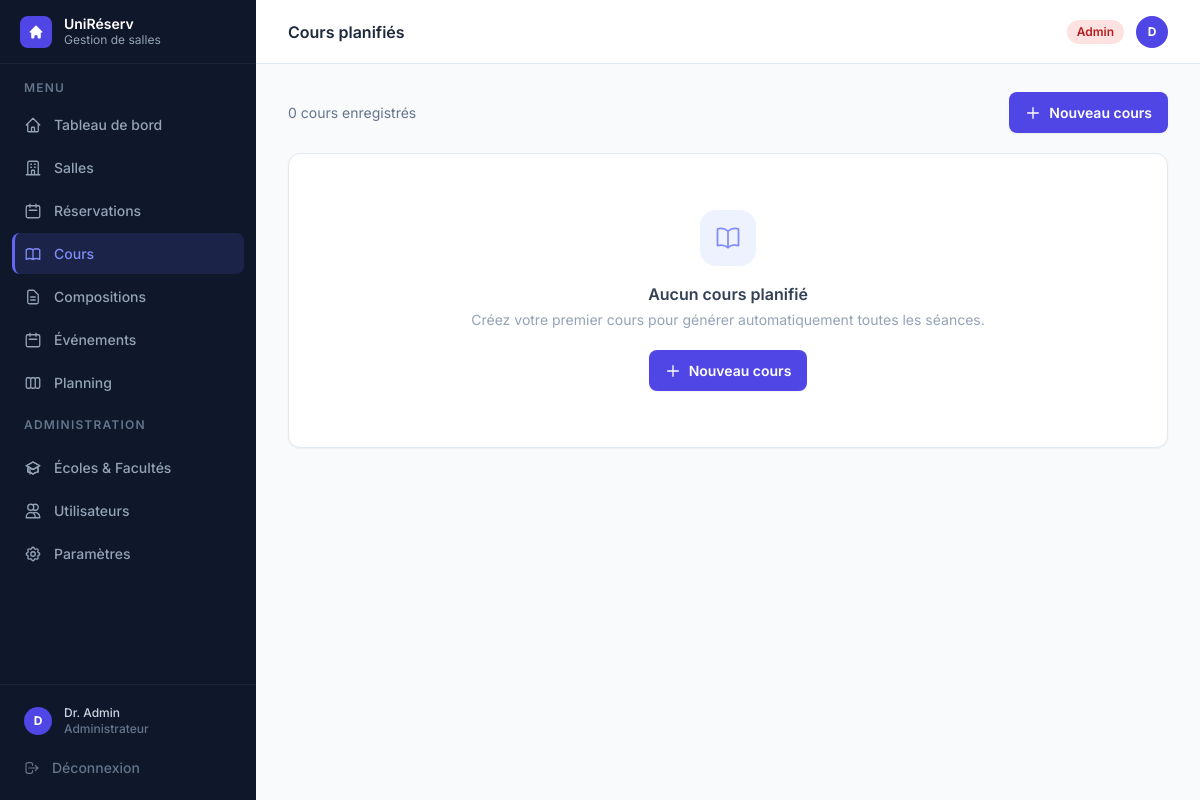
/cours (signed in), run on an earlier commit of the app's database.
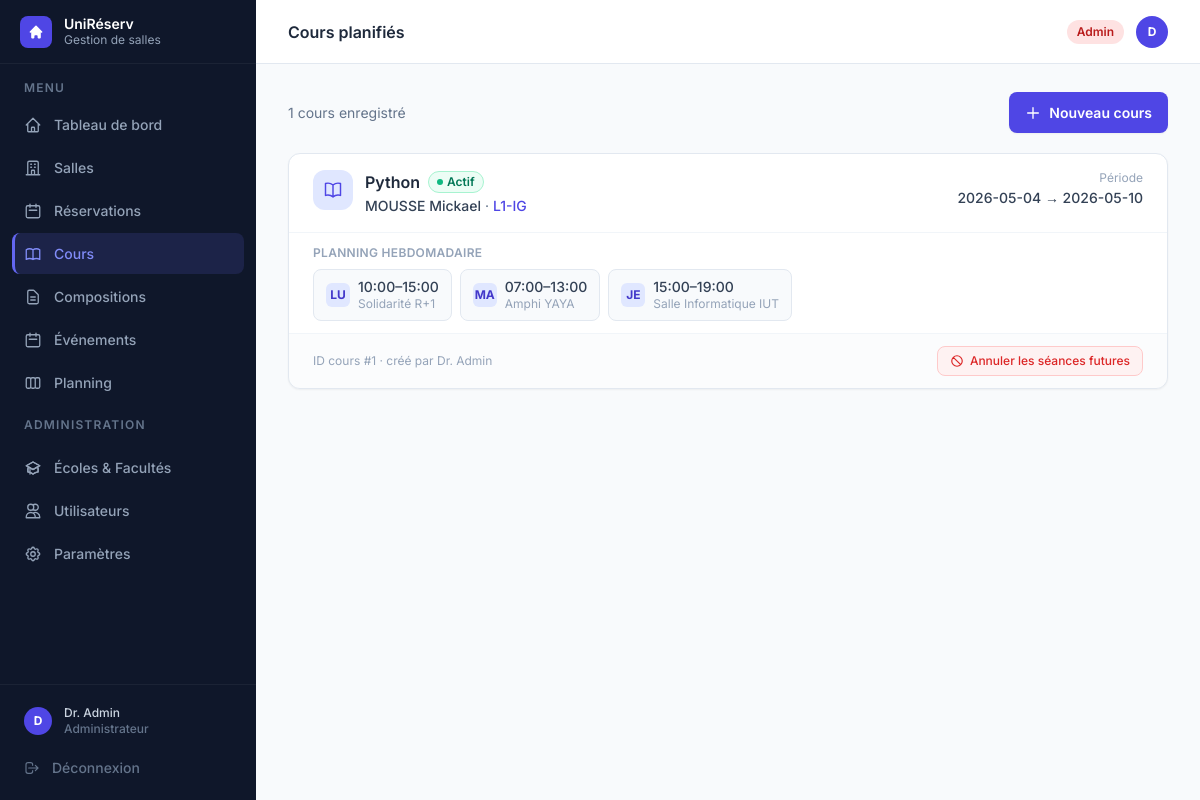
And on a later commit of the database.
### tables this page shows
CREATE TABLE utilisateurs (
            id               INTEGER PRIMARY KEY,
            nom              TEXT    NOT NULL,
            email            TEXT    NOT NULL UNIQUE,
            login            TEXT    NOT NULL UNIQUE,
            mot_de_passe     TEXT    NOT NULL,
            role             TEXT    NOT NULL,
            date_inscription TEXT    NOT NULL,
            matricule        TEXT,
            classe           TEXT,
            matiere          TEXT
        , ecole_id INTEGER, unite_formation_id INTEGER);

CREATE TABLE reservation_cours (
            id              INTEGER PRIMARY KEY AUTOINCREMENT,
            enseignant_id   INTEGER,
            classe          TEXT    NOT NULL DEFAULT '',
            matiere         TEXT    NOT NULL DEFAULT '',
            date_debut      TEXT    NOT NULL,
            date_fin        TEXT    NOT NULL,
            created_by      INTEGER NOT NULL,
            created_at      TEXT    NOT NULL
        );

CREATE TABLE reservation_cours_jours (
            id              INTEGER PRIMARY KEY AUTOINCREMENT,
            cours_id        INTEGER NOT NULL,
            jour_semaine    TEXT    NOT NULL,
            salle_id        INTEGER NOT NULL,
            heure_debut     TEXT    NOT NULL,
            heure_fin       TEXT    NOT NULL,
            FOREIGN KEY (cours_id) REFERENCES reservation_cours(id) ON DELETE CASCADE
        );

CREATE TABLE salles (
            id          INTEGER PRIMARY KEY,
            nom         TEXT    NOT NULL UNIQUE,
            capacite    INTEGER NOT NULL,
            equipements TEXT    NOT NULL DEFAULT '[]',
            disponible  INTEGER NOT NULL DEFAULT 1
        );

### gestion de salle/app.py (the view)
@app.route("/cours")
@login_required
def cours_liste():
    if not peut_gerer_reservations():
        flash("Accès réservé aux responsables et administrateurs.", "error")
        return redirect(url_for("dashboard"))
    bd, utilisateurs, salles_dict, _ = get_data()
    tous_cours = bd.charger_tous_cours()
    return render_template(
        "cours.html", active="cours",
        cours_liste=tous_cours,
        utilisateurs=utilisateurs,
        salles_dict=salles_dict,
        today=date.today().isoformat(),
    )

### gestion de salle/app.py (called while the page is built)
def get_bd():
    return BaseDonneesSQLite()

def _get_unites_dict():
    from flask import g
    if not hasattr(g, 'unites_dict'):
        g.unites_dict = {u.id: u for u in get_bd().charger_toutes_unites()}
    return g.unites_dict

def _format_classe(classe: str) -> str:
    if not classe:
        return ''
    unites = _get_unites_dict()
    parts = []
    for c in classe.split(','):
        c = c.strip()
        if c.startswith('U') and c[1:].isdigit():
            u = unites.get(int(c[1:]))
            parts.append(f"{u.niveau}-{u.abreviation or u.nom[:6]}" if u else c)
        else:
            parts.append(c)
    return ', '.join(parts)

@app.context_processor
def inject_format_classe():
    return dict(format_classe=_format_classe)

def login_required(f):
    @wraps(f)
    def decorated(*args, **kwargs):
        if "user_id" not in session:
            return redirect(url_for("login"))
        return f(*args, **kwargs)
    return decorated

def peut_gerer_reservations():
    return session.get("user_role") in ("admin", "responsable")

### gestion de salle/models/etablissement.py (called while the page is built)
    @property
    def id(self) -> int: return self.__id

    @id.setter
    def id(self, v: int):
        if self.__id is None: self.__id = v

### gestion de salle/templates/cours.html (shortened to what the changed rows need)
{% extends "base.html" %}
{% block heading %}Cours planifiés{% endblock %}
{% block content %}
<div class="flex items-center justify-between mb-5">
  <p class="text-sm text-slate-500">
    {{ cours_liste|length }} cours enregistré{{ 's' if cours_liste|length != 1 else '' }}
  </p>
  <a href="{{ url_for('cours_nouveau') }}" class="btn-primary">
    <svg class="w-4 h-4" fill="none" stroke="currentColor" stroke-width="2" viewBox="0 0 24 24">
      <path stroke-linecap="round" stroke-linejoin="round" d="M12 4v16m8-8H4"/>
    </svg>
    Nouveau cours
  </a>
</div>
{% if not cours_liste %}
<div class="bg-white rounded-xl border border-slate-200 shadow-sm px-8 py-14 text-center">
  <div class="w-14 h-14 rounded-2xl bg-indigo-50 flex items-center justify-center mx-auto mb-4">
  </div>
  <p class="text-slate-700 font-semibold mb-1">Aucun cours planifié</p>
  <p class="text-slate-400 text-sm mb-5">Créez votre premier cours pour générer automatiquement toutes les séances.</p>
  <a href="{{ url_for('cours_nouveau') }}" class="btn-primary inline-flex">
    <svg class="w-4 h-4" fill="none" stroke="currentColor" stroke-width="2" viewBox="0 0 24 24">
      <path stroke-linecap="round" stroke-linejoin="round" d="M12 4v16m8-8H4"/>
    </svg>
    Nouveau cours
  </a>
</div>
{% endif %}
<div class="space-y-4">
{% for cours in cours_liste %}
  {% set actif = cours.date_fin >= today %}
  {% set enseignant = utilisateurs.get(cours.enseignant_id) %}
  <div class="bg-white rounded-xl border border-slate-200 shadow-sm overflow-hidden">
    <div class="px-6 py-4 flex flex-wrap items-start justify-between gap-3">
      <div class="flex items-start gap-3 min-w-0">
        <div class="w-10 h-10 rounded-xl flex items-center justify-center shrink-0
          {{ 'bg-indigo-100' if actif else 'bg-slate-100' }}">
          <svg class="w-5 h-5 {{ 'text-indigo-600' if actif else 'text-slate-400' }}"
            fill="none" stroke="currentColor" stroke-width="1.75" viewBox="0 0 24 24">
            <path stroke-linecap="round" stroke-linejoin="round"
              d="M12 6.042A8.967 8.967 0 006 3.75c-1.052 0-2.062.18-3 .512v14.25A8.987 8.987 0 016 18c2.305 0 4.408.867 6 2.292m0-14.25a8.966 8.966 0 016-2.292c1.052 0 2.062.18 3 .512v14.25A8.987 8.987 0 0018 18a8.967 8.967 0 00-6 2.292m0-14.25v14.25"/>
          </svg>
        </div>
        <div class="min-w-0">
          <div class="flex flex-wrap items-center gap-2 mb-0.5">
            <span class="text-base font-semibold text-slate-800 truncate">
              {{ cours.matiere or 'Sans matière' }}
            </span>
            {% if actif %}
            <span class="inline-flex items-center gap-1 px-2 py-0.5 rounded-full text-xs font-semibold bg-emerald-50 text-emerald-700 border border-emerald-200">
              <span class="w-1.5 h-1.5 rounded-full bg-emerald-500 inline-block"></span>
              Actif
            </span>
            {% else %}
            <span class="inline-flex items-center gap-1 px-2 py-0.5 rounded-full text-xs font-semibold bg-slate-100 text-slate-500 border border-slate-200">
              <span class="w-1.5 h-1.5 rounded-full bg-slate-400 inline-block"></span>
              Terminé
            </span>
            {% endif %}
          </div>
          <p class="text-sm text-slate-500">
            {% if enseignant %}
              <span class="font-medium text-slate-700">{{ enseignant.nom }}</span> ·
            {% endif %}
            <span class="font-medium text-indigo-600">{{ format_classe(cours.classe) }}</span>
          </p>
        </div>
      </div>
      <div class="text-right shrink-0">
        <p class="text-xs text-slate-400 mb-0.5">Période</p>
        <p class="text-sm font-medium text-slate-700">
          {{ cours.date_debut }} → {{ cours.date_fin }}
        </p>
      </div>
    </div>
    {% if cours.jours %}
    <div class="border-t border-slate-100 px-6 py-3">
      <p class="text-xs font-semibold text-slate-400 uppercase tracking-wide mb-2">Planning hebdomadaire</p>
      <div class="flex flex-wrap gap-2">
        {% set ORDRE_JOURS = ['lundi','mardi','mercredi','jeudi','vendredi','samedi','dimanche'] %}
        {% for jour_nom in ORDRE_JOURS %}
          {% for j in cours.jours if j.jour_semaine == jour_nom %}
            {% set salle = salles_dict.get(j.salle_id) %}
            <div class="flex items-center gap-2 px-3 py-2 rounded-lg bg-slate-50 border border-slate-200 text-sm">
              <span class="w-6 h-6 rounded-md bg-indigo-100 text-indigo-700 text-xs font-bold flex items-center justify-center uppercase shrink-0">
                {{ j.jour_semaine[:2] }}
              </span>
              <div class="leading-tight">
                <p class="font-medium text-slate-700">{{ j.heure_debut }}–{{ j.heure_fin }}</p>
                <p class="text-xs text-slate-400">{{ salle.nom if salle else 'Salle #' ~ j.salle_id }}</p>
              </div>
            </div>
          {% endfor %}
        {% endfor %}
      </div>
    </div>
    {% endif %}
    <div class="border-t border-slate-100 px-6 py-3 flex items-center justify-between bg-slate-50/50">
      <p class="text-xs text-slate-400">
        ID cours #{{ cours.id }}
        {% set createur = utilisateurs.get(cours.created_by) %}
        {% if createur %} · créé par {{ createur.nom }}{% endif %}
      </p>
      {% if actif %}
      <form method="POST" action="{{ url_for('cours_annuler', cours_id=cours.id) }}"
        onsubmit="return confirm('Annuler toutes les séances futures de ce cours ?')">
        <button type="submit"
          class="inline-flex items-center gap-1.5 px-3 py-1.5 rounded-lg text-xs font-medium
            bg-red-50 text-red-600 border border-red-200 hover:bg-red-100 transition">
          <svg class="w-3.5 h-3.5" fill="none" stroke="currentColor" stroke-width="2" viewBox="0 0 24 24">
            <path stroke-linecap="round" stroke-linejoin="round" d="M18.364 18.364A9 9 0 005.636 5.636m12.728 12.728A9 9 0 015.636 5.636m12.728 12.728L5.636 5.636"/>
          </svg>
          Annuler les séances futures
        </button>
      </form>
      {% else %}
      <span class="text-xs text-slate-400 italic">Aucune séance future</span>
      {% endif %}
    </div>
  </div>
{% endfor %}
</div>
{% endblock %}

### gestion de salle/templates/base.html (shortened to what the changed rows need)
<!DOCTYPE html>
<html lang="fr" class="h-full">
<head>
  <script src="https://cdn.tailwindcss.com"></script>
</head>
<body class="h-full bg-slate-50 flex" style="font-family:'Inter',sans-serif">
  <aside class="w-64 bg-slate-900 flex flex-col fixed inset-y-0 left-0 z-30" style="background:linear-gradient(180deg,#0f172a 0%,#0f172a 100%)">
    <div class="border-t border-white/5 p-3 space-y-0.5">
      <a href="{{ url_for('profil') }}" class="nav-item {% if active=='profil' %}nav-item-active{% else %}nav-item-inactive{% endif %} !py-2">
        <div class="flex-1 min-w-0">
          <p class="text-slate-300 text-xs font-medium truncate">{{ session.user_nom }}</p>
          <p class="text-slate-500 text-xs truncate">
            {% if session.user_role == 'admin' %}Administrateur
            {% elif session.user_role == 'responsable' %}Responsable
            {% elif session.user_role == 'enseignant' %}Enseignant
            {% else %}Étudiant{% endif %}
          </p>
        </div>
      </a>
    </div>
  </aside>
  <div class="ml-64 flex-1 flex flex-col min-h-screen">
    <header class="h-16 bg-white border-b border-slate-200 flex items-center justify-between px-8 sticky top-0 z-20">
      <h1 class="text-slate-800 font-semibold text-base">{% block heading %}{% endblock %}</h1>
        {% set role = session.user_role %}
    </header>
    <main class="flex-1 px-8 py-7">
      {% block content %}{% endblock %}
    </main>
  </div>
</body>
</html>

What changed in the data, as far as the page shows it:
added reservation_cours: matiere "Python", classe "L1-IG", date_debut "2026-05-04", date_fin "2026-05-10", id "1", {{ createur.nom }} "Dr. Admin"
now on this page (row edited): utilisateurs: nom "MOUSSE Mickael"
added reservation_cours_jours: jour_semaine "LU", heure_debut "10:00", heure_fin "15:00"
now on this page (row unchanged): salles: nom "Solidarité R+1"
added reservation_cours_jours: jour_semaine "MA", heure_debut "07:00", heure_fin "13:00"
now on this page (row unchanged): salles: nom "Amphi YAYA"
added reservation_cours_jours: jour_semaine "JE", heure_debut "15:00", heure_fin "19:00"
now on this page (row unchanged): salles: nom "Salle Informatique IUT"
Also different on the page:
{{ cours_liste|length }}: "0" → "1"
{{ 's' if cours_liste|length != 1 else '' }}: "s" → (not shown)
text no longer shown: "Aucun cours planifié Créez votre premier cours pour générer automatiquement toutes les séances. Nouveau cours"
